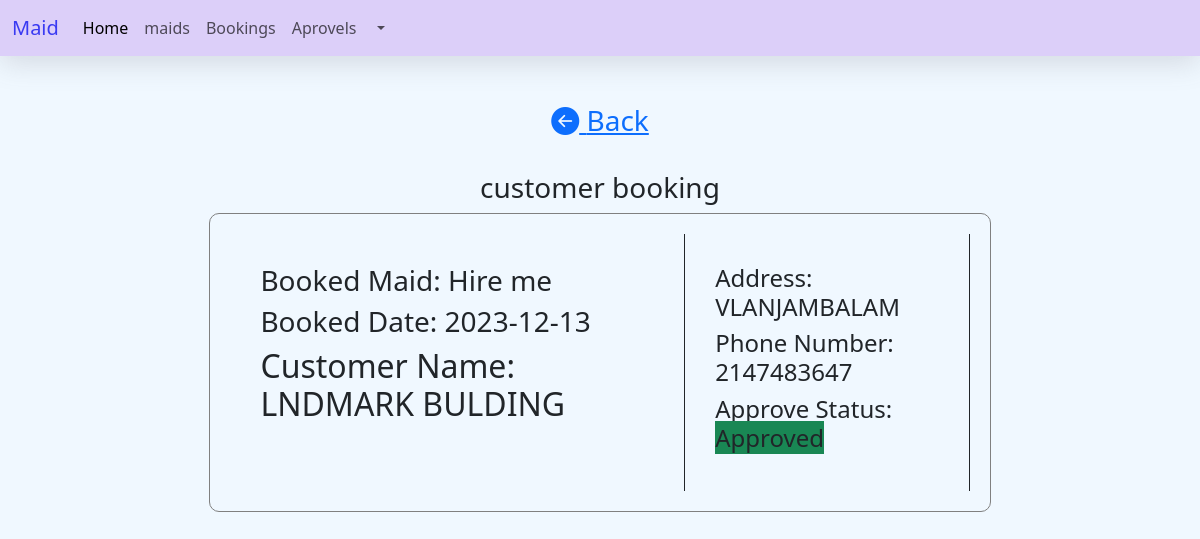
Screenshot of /adminbookingsingleview.php?id=8 with the database file from the repository.
### tables this page shows
CREATE TABLE IF NOT EXISTS `maid` (
  `id` int(11) NOT NULL,
  `Service` varchar(255) NOT NULL,
  `Hourlyrate` int(11) NOT NULL,
  `monthlyrate` int(11) NOT NULL,
  `Availability` tinyint(1) NOT NULL,
  `Service_Name` varchar(255) NOT NULL,
  `Company_name` varchar(255) NOT NULL,
  `Rating` int(20) NOT NULL,
  `totalrater` int(20) NOT NULL,
  `location` varchar(255) NOT NULL
);

CREATE TABLE IF NOT EXISTS `booking` (
  `id` int(11) NOT NULL,
  `service` int(11) NOT NULL,
  `customer_name` varchar(255) NOT NULL,
  `customer_phone` int(20) NOT NULL,
  `address` varchar(255) NOT NULL,
  `status` tinyint(1) NOT NULL,
  `duration` varchar(255) NOT NULL,
  `bookingdate` date NOT NULL,
  `customer_id` int(255) NOT NULL,
  `rated` varchar(1) NOT NULL DEFAULT '0'
);

### adminbookingsingleview.php (the view, shortened to what this page needs)
<!DOCTYPE html>
<html lang="en">
<head>
  <link href="https://cdn.jsdelivr.net/npm/bootstrap@5.3.2/dist/css/bootstrap.min.css" rel="stylesheet"
>
  <link rel="stylesheet" href="css/styles.css">
        <link rel="stylesheet" href="https://cdn.jsdelivr.net/npm/bootstrap-icons@1.11.2/font/bootstrap-icons.min.css">
</head>
<body>
<?php include 'components/adminheadder.php'?>
<?php include ('dbconnection.php'); ?>
<?php
    $sql = "SELECT * FROM booking WHERE id=$_GET[id]";
    $rs = $conn->query($sql);
    $rws = $rs->fetch_assoc();
    $srid = $rws['service'];
    $sql1 = "SELECT * FROM maid WHERE id=$srid";
    $rs1 = $conn->query($sql1);
    $rws1 = $rs1->fetch_assoc();
    ?>
<div class="container mt-5">
    <h3 class="text-center"><a href="adminbookingview.php"><i class="bi bi-arrow-left-circle-fill"></i> Back</a> <br><br> customer booking</h3>
    <div class="content">
    <div class="items">
        <h3>Booked Maid: <?php echo $rws1['Company_name']?></h3>
        <h3>Booked Date: <?php echo $rws['bookingdate']?></h3>
        <h2>Customer Name: <?php echo $rws['customer_name']?></h2>
        </div>
    <div class="items">
        <h4>Address: <?php echo $rws['address']?> </h4>
        <h4>Phone Number: <?php echo $rws['customer_phone']?> </h4>
        <h4>Approve Status:
        <?php
        if($rws['status'] == false){
        ?>
        <span class="bagde bg-warning">pending</span>
        <?php
         }else{
        ?>
        <span class="bagde bg-success">Approved</span>
        <?php }?>
        </h4>
    </div>
    </div>
</div>
    </body>
    </html>

### css/styles.css (style rules this page uses)
body { background-color: aliceblue; }

### adminbookingsingleview.php (style rules this page uses)
.content { width:70%; border: .5px solid gray; border-radius:10px; padding:10px; margin:auto; display:flex; justify-content:space-evenly; padding:20px }
.items { font-size:20px; border-right: .5px solid; padding:30px; }

### rows the page displays
maid: Company_name "Hire me"
booking: bookingdate "2023-12-13", customer_name "LNDMARK BULDING", address "VLANJAMBALAM", customer_phone "2147483647"
